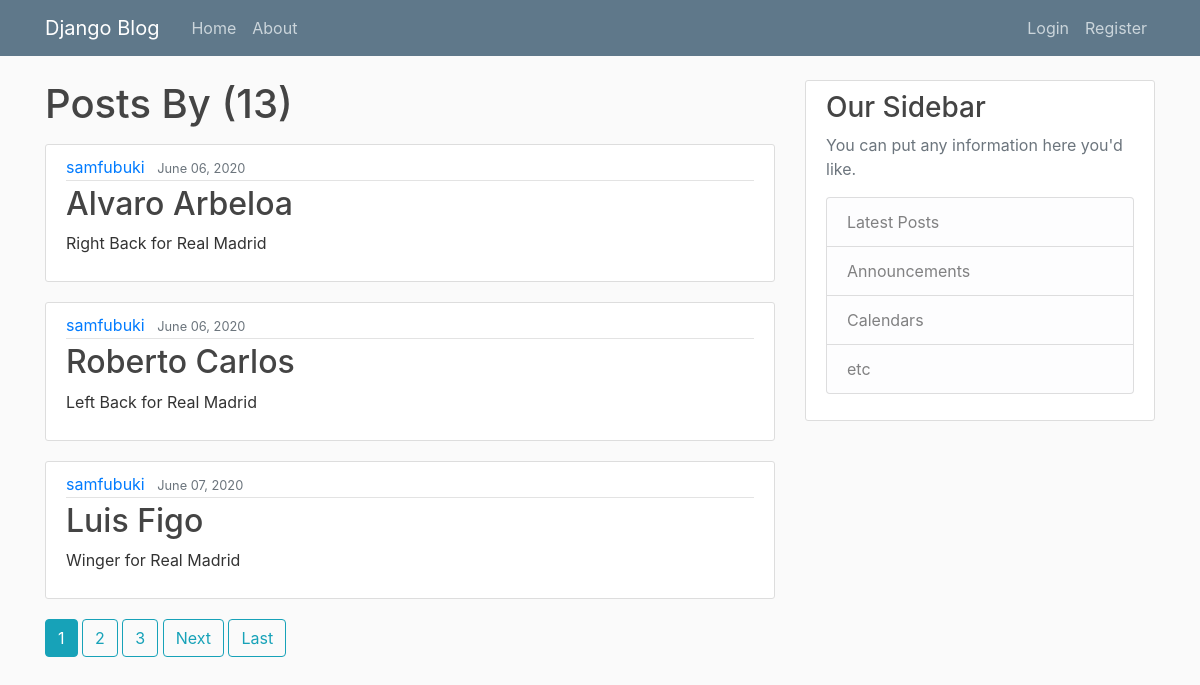
The app's page /user/samfubuki with its own data.
### blog/models.py (models this page shows, shortened)
class Post(models.Model):
    title = models.CharField(max_length=100)
    content = models.TextField(default='Default Value')
    date_posted = models.DateTimeField(default=timezone.now)
    author = models.ForeignKey(User, on_delete=models.CASCADE)

### blog/views.py (the view, shortened to what this page needs)
# urls.py: path('user/<str:username>', UserPostListView.as_view(), name='user-posts'),
class UserPostListView(ListView):
    model = Post
    template_name = 'blog/user_posts.html'# <app>/<model>_<viewtype>.html
    context_object_name = 'posts'
    paginate_by = 3

### blog/templates/blog/user_posts.html (shortened to what this page needs)
{% extends "blog/base.html" %}
{% block content %}
   <h1 class="mb-3">Posts By {{ views.kwargs.username }} ({{ page_obj.paginator.count }})</h1>
   {% for post in posts  %}
    <article class="media content-section">
   <div class="media-body">
      <div class="article-metadata">
        <a class="mr-2" href="{% url 'user-posts' post.author.username %}">{{ post.author }}</a>
      <small class="text-muted">{{ post.date_posted|date:"F d, Y" }}</small>
       </div>
    <h2><a class="article-title" href="{% url 'post-detail' post.id %}">{{ post.title }}</a></h2>
    <p class="article-content" href="#"">{{ post.content }}</p>
     </div>
  </article>
    {% endfor %}
    {% if is_paginated %}
      {% for num in page_obj.paginator.page_range %}
        {% if page_obj.number == num %}
           <a class="btn btn-info mb-4" href="?page={{ num }}">{{ num }}</a>
        {% elif num > page_obj.number|add:'-3' and num < page_obj.number|add:'3' %}
            <a class="btn btn-outline-info mb-4" href="?page={{ num }}">{{ num }}</a>
        {% endif %}
      {% endfor %}
      {% if page_obj.has_next %}
        <a class="btn btn-outline-info mb-4" href="?page={{ page_obj.next_page_number }}">Next</a>
        <a class="btn btn-outline-info mb-4" href="?page={{ page_obj.paginator.num_pages }}">Last</a>
      {% endif %}
    {% endif %}
{% endblock content %}

### blog/static/blog/main.css (style rules this page uses)
body { background: #fafafa; color: #333333; margin-top: 5rem; }
h1, h2, h3, h4, h5, h6 { color: #444444; }
.content-section { background: #ffffff; padding: 10px 20px; border: 1px solid #dddddd; border-radius: 3px; margin-bottom: 20px; }
.article-title { color: #444444; }
.article-content { white-space: pre-line; }
.article-metadata { padding-bottom: 1px; margin-bottom: 4px; border-bottom: 1px solid #e3e3e3 }

### records on screen
Post: author "samfubuki", date_posted "June 06, 2020", title "Alvaro Arbeloa", content "Right Back for Real Madrid"
Post: author "samfubuki", date_posted "June 06, 2020", title "Roberto Carlos", content "Left Back for Real Madrid"
Post: author "samfubuki", date_posted "June 07, 2020", title "Luis Figo", content "Winger for Real Madrid"

### other values on screen
{{ page_obj.paginator.count }} "13"
{{ num }} "1"
{{ num }} "2" "3"
